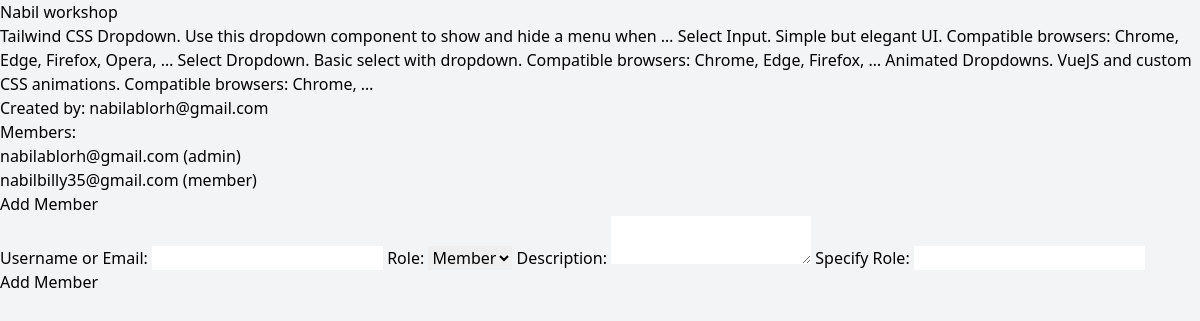
/Teamworkspace/view_team/nabil-workshop/ (signed in), run on the app's committed database.
### Teamworkspace/models.py (models this page shows, shortened)
class Team(models.Model):
    name = models.CharField(max_length=100, unique=True)
    description = models.TextField(blank=True)
    slug = models.SlugField(max_length=100, unique=True, editable=False)
    created_by = models.ForeignKey(User, on_delete=models.CASCADE, related_name="teams_created")
    unique_id = models.UUIDField(default=uuid.uuid4, editable=False, unique=True)
    created_at = models.DateTimeField(auto_now_add=True)

class TeamMembership(models.Model):
    team = models.ForeignKey(Team, on_delete=models.CASCADE, related_name="members")
    user = models.ForeignKey(User, on_delete=models.CASCADE, related_name="team_memberships")
    description = models.TextField(blank=True)
    SpecifyRole = models.CharField(max_length=100, blank=True)
    joined_at = models.DateTimeField(auto_now_add=True)
    role = models.CharField(max_length=20, choices=[('admin', 'Admin'), ('member', 'Member')])
    class Meta:
        unique_together = ('team', 'user')  # Prevent a user from joining the same team multiple times

### Teamworkspace/views.py (the view)
# urls.py: path('view_team/<slug:slug>/', views.view_team, name='view_team'),
@login_required
def view_team(request, slug):
    team = get_object_or_404(Team, slug=slug)
    members = team.members.all()
    context = {"team": team, "members": members}
    return render(request, "Teamworkspace/view_team.html", context)

### template/Teamworkspace/view_team.html (shortened to what this page needs)
<!DOCTYPE html>
<html lang="en">
<head>
    <link href="https://cdn.jsdelivr.net/npm/tailwindcss@2.2.19/dist/tailwind.min.css" rel="stylesheet">
</head>
<body class="bg-gray-100">
    <h2>{{ team.name }}</h2>
    <p>{{ team.description }}</p>
    <p>Created by: {{ team.created_by.username }}</p>
    <h3>Members:</h3>
    <ul>
        {% for member in members %}
            <li>{{ member.user.username }} ({{ member.role }})</li>
        {% endfor %}
    </ul>
    {% if request.user == team.created_by %}
    <h3>Add Member</h3>
    <form method="POST" action="{% url 'add_members' team.slug %}">
        <label for="user_identifier">Username or Email:</label>
        <input type="text" id="user_identifier" name="user_identifier" required>
        <label for="member-role">Role:</label>
        <select id="member-role" name="role" required>
            <option value="member">Member</option>
        </select>
        <label for="member-description">Description:</label> <textarea id="member-description" name="description"></textarea> <label for="specify-role">Specify Role:</label>
        <input type="text" id="specify-role" name="SpecifyRole">
        <button type="submit">Add Member</button>
    </form>
    {% endif %}
</body>
</html>

### data on the page
Team: name "Nabil workshop", description "Tailwind CSS Dropdown. Use this dropdown component to show and hide a menu when … Select Input. Simple but elegant UI. Compatible browsers: Chrome, Edge, Firefox, Opera, … Select Dropdown. Basic select with dropdown. Compatible browsers: Chrome, Edge, Firefox, … Animated Dropdowns. VueJS and custom CSS animations. Compatible browsers: Chrome, …", created_by.username "nabilablorh@gmail.com"
TeamMembership: user.username "nabilablorh@gmail.com", role "admin"
TeamMembership: user.username "nabilbilly35@gmail.com", role "member"
